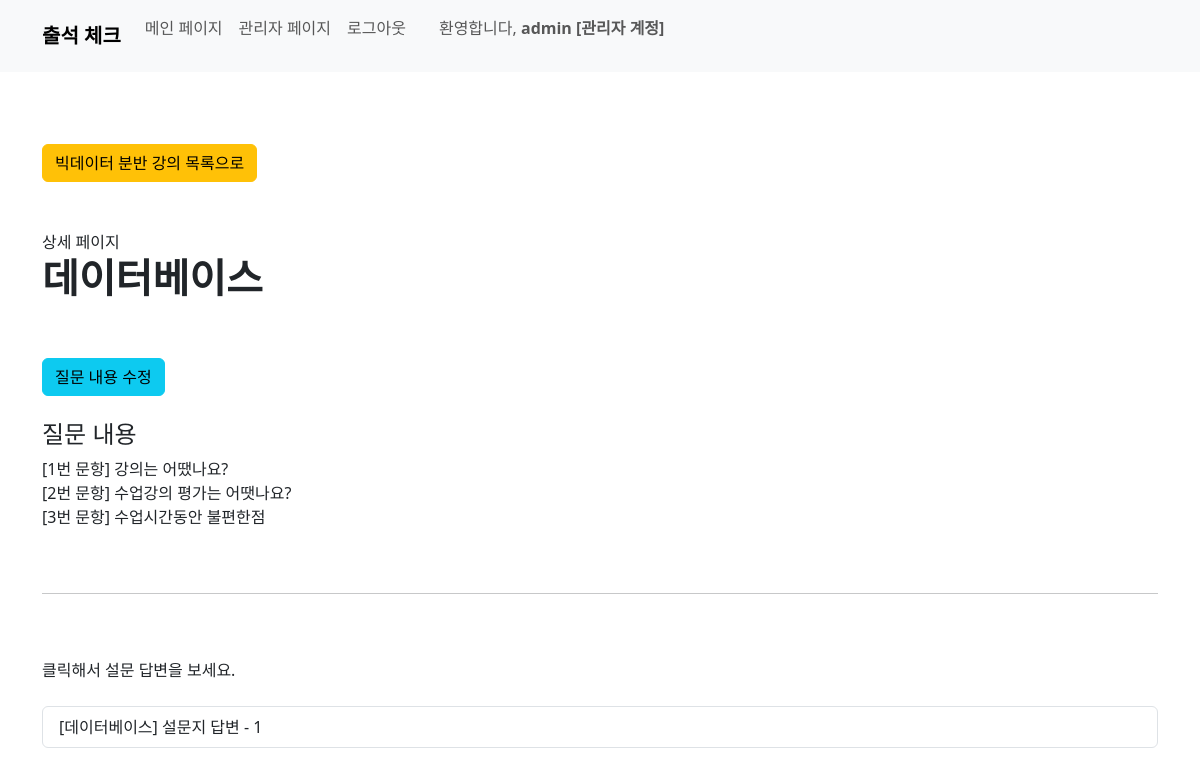
Screenshot of /survey/detail/1/ (signed in) with the database file from the repository.
### user/models.py (models this page shows, shortened)
class Division(models.Model):
    name = models.CharField(max_length=50)

### course/models.py (models this page shows, shortened)
class Course(models.Model):
    course_name = models.CharField(max_length=50)
    teacher_name = models.CharField(max_length=20)
    division_name = models.ForeignKey(Division, on_delete=models.CASCADE)
    start_date = models.DateField()
    start_at = models.TimeField()
    end_at = models.TimeField()
    hours = models.IntegerField()

### survey/models.py (models this page shows, shortened)
class Survey(models.Model):
    course_id = models.OneToOneField(Course, on_delete=models.CASCADE)
    question1 = models.CharField(max_length=100)
    question2 = models.CharField(max_length=100, blank=True)
    question3 = models.CharField(max_length=100, blank=True)

class SurveyReply(models.Model):
    student_id = models.ForeignKey(Student, on_delete=models.CASCADE, default=0)
    survey_id = models.ForeignKey(Survey, on_delete=models.CASCADE)
    reply1 = models.TextField()
    reply2 = models.TextField(blank=True)
    reply3 = models.TextField(blank=True)
    submit_survey = models.BooleanField(default=False)
    def __str__(self):
        survey = get_object_or_404(Survey, pk=self.survey_id.pk)
        course = get_object_or_404(Course, pk=survey.course_id.pk)
        return f'[{course.course_name}] 설문지 답변 - {self.pk}'

### survey/views.py (the view)
# urls.py: path('detail/<int:pk>/', views.survey_detail, name='survey_detail'),
@user_passes_test(lambda u: u.is_staff, login_url='/') # 권한 없으면 홈으로
def survey_detail(request, pk):
    survey = None
    course = None
    divison = None
    survey_reply = None
    try:
        survey = Survey.objects.get(course_id=pk)
        course = Course.objects.get(pk=survey.course_id.pk)
        division = Division.objects.get(pk=course.division_name_id)
    except Survey.DoesNotExist:
        pass
    except Course.DoesNotExist:
        pass
    if survey is not None:
        survey_reply = SurveyReply.objects.filter(survey_id = survey.pk)
    context = {
        'survey': survey,
        'course': course,
        'division': division,
        'survey_reply': survey_reply,
        }
    return render(request, 'survey/survey_detail.html', context)

### survey/templates/survey/survey_detail.html (shortened to what this page needs)
{% load static %}
{% load django_bootstrap5 %}
{% bootstrap_css %}
<!DOCTYPE html>
<html>
<head>
</head>
<body>
  {% include 'home/navbar.html' %}
  <br><br><br>
    <div class="container">
      <a class="btn btn-warning" href="{% url 'survey:survey_list' division.pk %}" role="button"> {{division.name}} 분반 강의 목록으로 </a>
      <br><br><br>
      상세 페이지
      <h1><b>{{ course.course_name }}</b></h1>
      <br><br>
      <a class="btn btn-info" href="#" role="button">질문 내용 수정</a>
      <br><br>
        <h4> 질문 내용 </h4>
        {% if survey.question1 %}
            [1번 문항] {{ survey.question1 }}
            <br>
        {% else %}
            [1번 문항] 없음
            <br>
        {% endif %}
        {% if survey.question2 %}
            [2번 문항] {{ survey.question2 }}
            <br>
        {% else %}
            [2번 문항] 없음
            <br>
        {% endif %}
        {% if survey.question3 %}
            [3번 문항] {{ survey.question3 }}
            <br>
        {% else %}
            [3번 문항] 없음
            <br>
        {% endif %}
        <br><br>
        <hr>
        <br><br>
        클릭해서 설문 답변을 보세요.
        <br><br>
        <div class="list-group">
            {% for sr in survey_reply %}
              <a href="{% url 'survey:survey_reply_detail' sr.pk %}" class="list-group-item list-group-item-action">
                {{ sr }}
              </a>
            {% endfor %}
        </div>
  </div>
</body>
</html>

### home/templates/home/navbar.html (shortened to what this page needs)
{% load django_bootstrap5 %}
{% bootstrap_css %}
<nav class="navbar navbar-expand-lg bg-body-tertiary bg-light">
  <div class="container-fluid container">
      <a class="navbar-brand" href="{% url 'home:home' %}"><b>출석 체크</b></a>
      <div class="collapse navbar-collapse" id="navbarNav">
          <ul class="navbar-nav mb-3">
              {% if user.is_authenticated %}
                  {% if user.is_staff %}
                      <li class="nav-item">
                        <a class="nav-link" aria-current="page" href="{% url 'home:home' %}">메인 페이지</a>
                      </li>
                      <li class="nav-item">
                        <a class="nav-link" aria-current="page" href="{% url 'user:admin_home' %}">관리자 페이지</a>
                      </li>
                      <li class="nav-item">
                        <a class="nav-link" aria-current="page" href="{% url 'home:logout' %}">로그아웃</a>
                      </li>
                      {% if user.student %}
                      <span class="navbar-text mr-3">
                        &nbsp;&nbsp;&nbsp;&nbsp;&nbsp; 환영합니다, <b> {{ user.student }} </b>
                      </span>
                      {% else %}
                      <span class="navbar-text mr-3">
                        &nbsp;&nbsp;&nbsp;&nbsp;&nbsp; 환영합니다, <b> {{ user }} [관리자 계정] </b>
                      </span>
                      {% endif %}
                  {% endif %}
              {% else %}
                <li class="nav-item">
                  <a class="nav-link active" href="{% url 'home:login' %}">로그인</a>
                </li>
              {% endif %}
          </ul>
      </div>
  </div>
</nav>

### rows the page displays
Division: name "빅데이터"
Course: course_name "데이터베이스"
Survey: question1 "강의는 어땠나요?", question2 "수업강의 평가는 어땟나요?", question3 "수업시간동안 불편한점"
SurveyReply: survey_id+id "[데이터베이스] 설문지 답변 - 1"

### other values shown
{{ user }} "admin"
